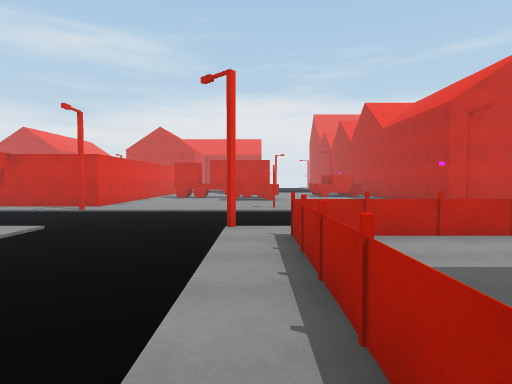
[1] (above)

24 first-person views from a walk through a scene from a Unity 3-D project. The camera is 1.5 m above the floor, tilts 2° down and sees 75° across. The floor is counted in squares, 2 m on a side. Each view is taken from the middle of a square. On the plan, view 1 faces up. The plan holds only what a view shows up to about 11 squares ahead; the rest is blank. The place goes on beyond the plan.

[2]
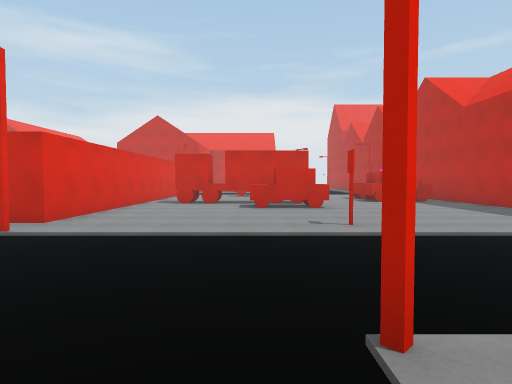

[3]
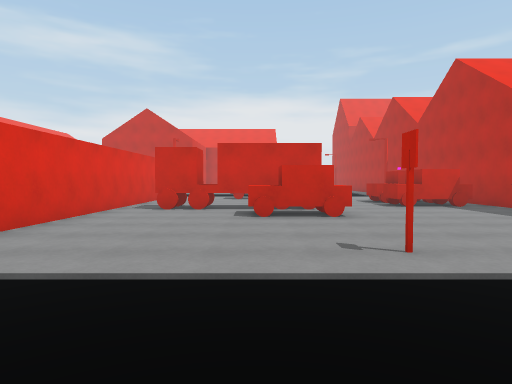

[4]
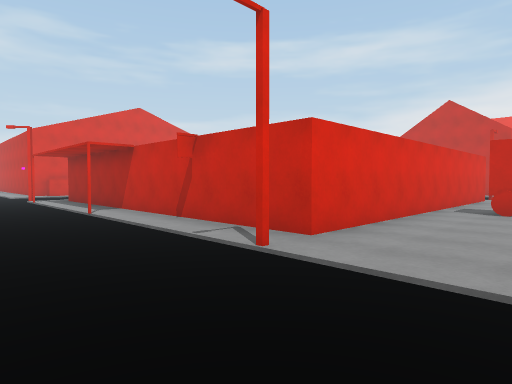

[5]
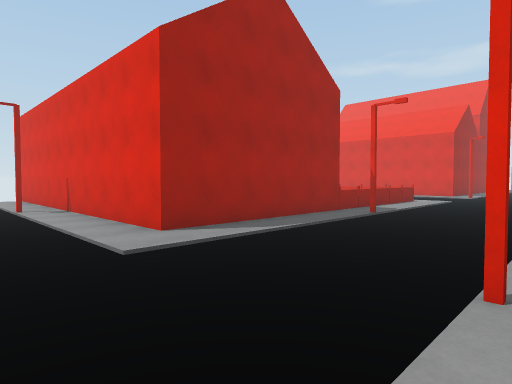

[6]
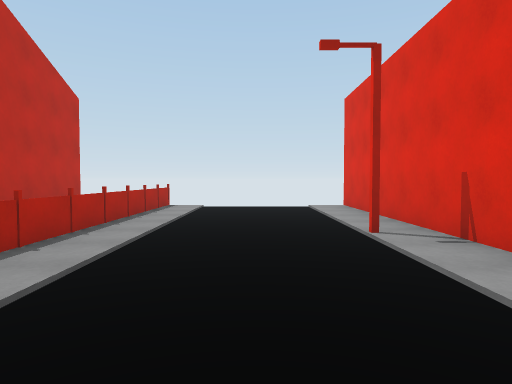

[7]
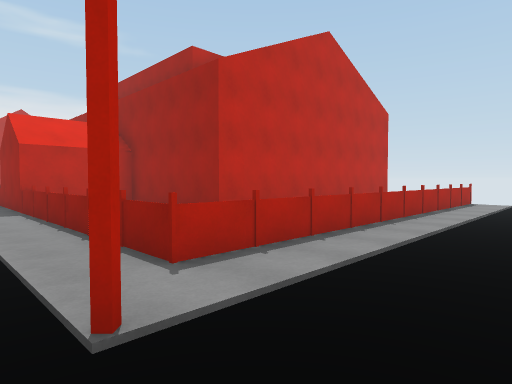

[8]
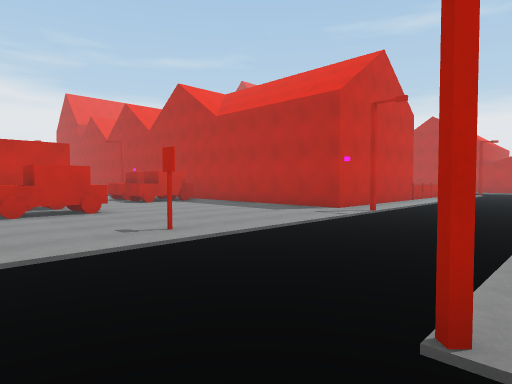

[9]
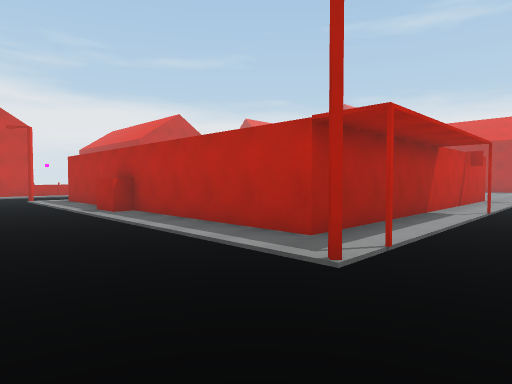

[10]
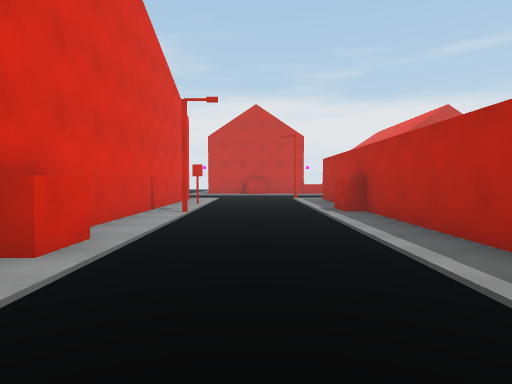

[11]
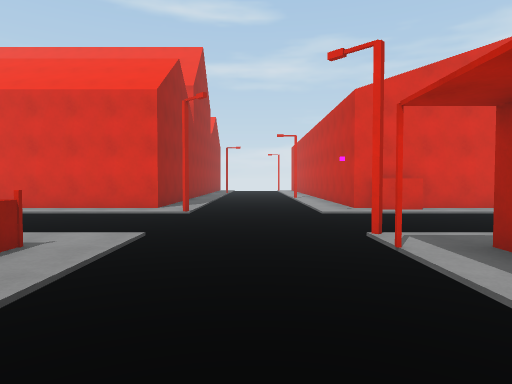

[12]
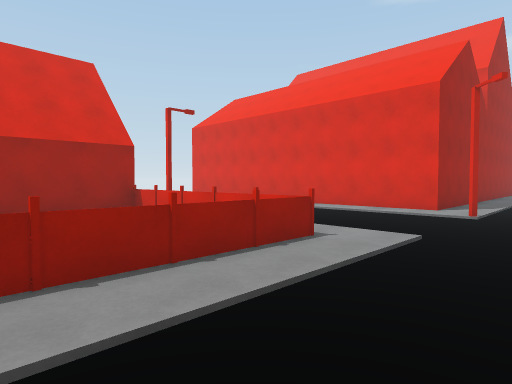

[13]
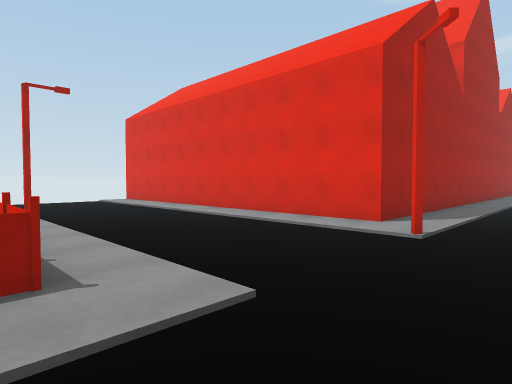

[14]
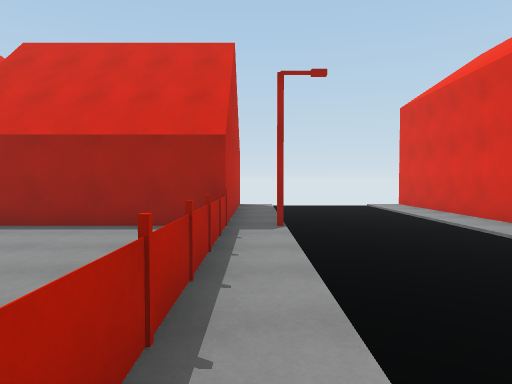

[15]
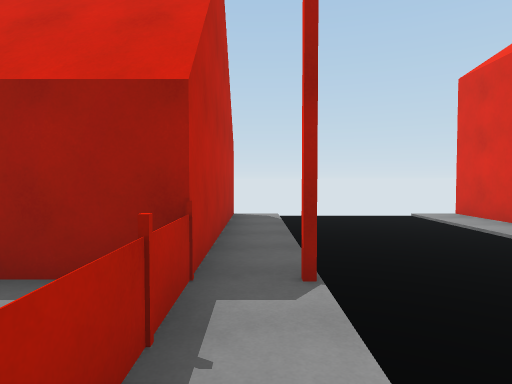

[16]
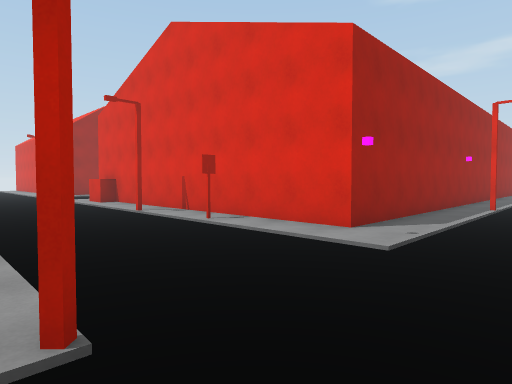

[17]
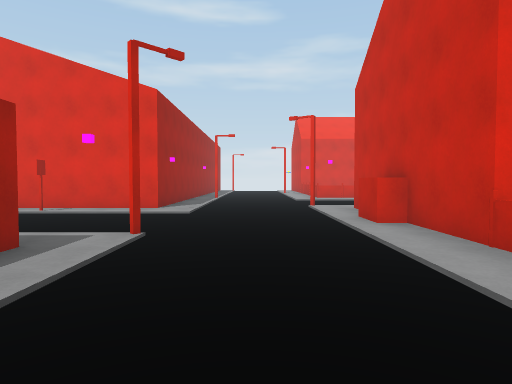

[18]
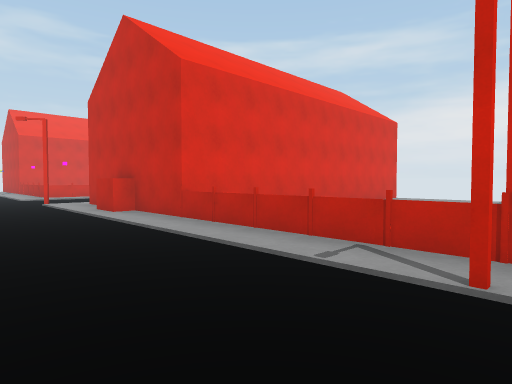

[19]
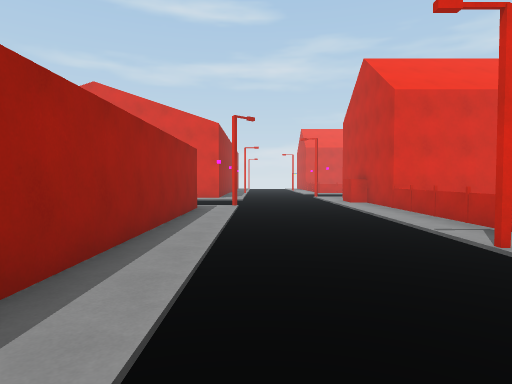

[20]
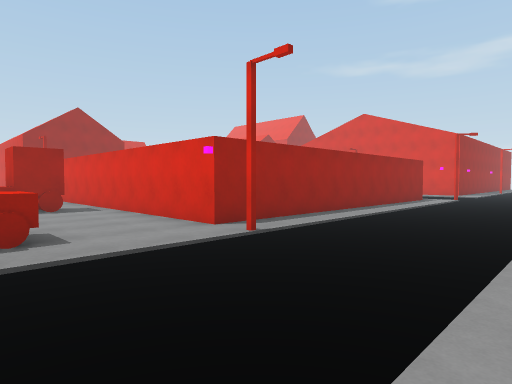

[21]
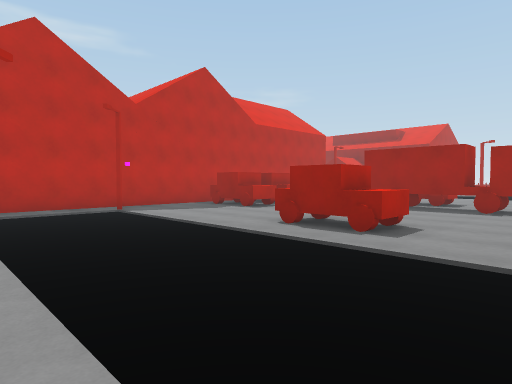

[22]
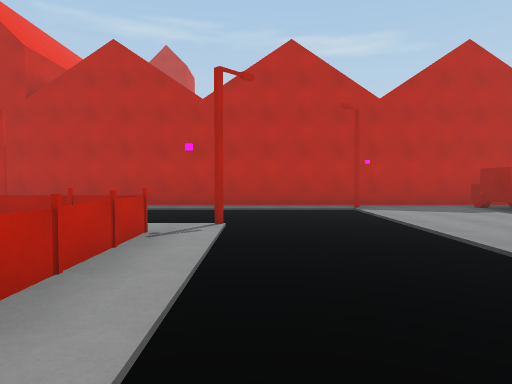

[23]
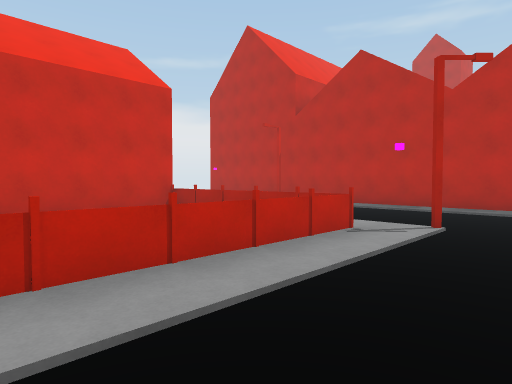

[24]
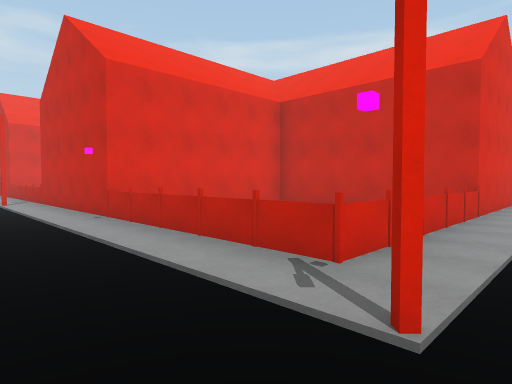

### Floor plan
Points are (right, up) in squares from view 1. A wall is a line through its corners. A room is listed if a view was taken in it or the views show most of it. See-through windows are left out.
Room 1 (views 1, 2, 3, 4, 5, 6, 7, 8, 9, 10, 11, 12, 13, 14, 15, 16, 17, 18, 19, 20, 21, 22, 23, 24)
walls: (6.5, 9.5) (5.5, 9.5) (5.5, 29.5); (-14.5, 19.5) (-4.5, 19.5) (-4.5, 9.5) (-14.5, 9.5) (-14.5, 19.1); (0.5, 29.5) (0.5, 24.5) (-19.5, 24.5); (0.5, -5.6) (0.5, 4.5) (6.5, 4.5); (-22.5, 19.5) (-19.5, 19.5) (-19.5, 9.5) (-22, 9.5); (-22.5, 4.5) (-19.5, 4.5) (-19.5, -5.5); (-14.5, -5.4) (-14.5, 4.5) (-4.5, 4.5) (-4.5, -5.5)
objects: streetlight (-20, 24); streetlight (-19, 5); red block (-19, 10) to (-19, 11); streetlight (-19, 14) to (-19, 15); other object (-19, 17); red block (-17, 24); streetlight (-15, -1) to (-15, 0); other object (-15, 8) to (-14, 9); streetlight (-15, 9); red block (-15, 15); streetlight (-15, 20); streetlight (-10, 5) to (-9, 5); other object (-10, 8) to (-9, 9); streetlight (-10, 24) to (-9, 24); streetlight (-5, 9) to (-4, 9); streetlight (-5, 20) to (-4, 20); streetlight (-4, -1) to (-4, 0); truck (-3, 14) to (0, 15); other object (-2, 19) to (0, 19); other object (-1, 13) to (0, 13); streetlight (0, 5); other object (1, 9); streetlight (1, 24); other object (3, 15) to (4, 16); other object (3, 17) to (4, 17); streetlight (5, 9) to (6, 9); streetlight (5, 20); streetlight (5, 29)

Where each view was taken, in squares from view 1:
view 1: 0 up, 0 right, facing up
view 2: 4 up, 1 left, facing up
view 3: 6 up, 1 left, facing up
view 4: 6 up, 2 left, facing up-left
view 5: 9 up, 2 left, facing down-left
view 6: 4 up, 2 left, facing down
view 7: 6 up, 2 left, facing down-right
view 8: 5 up, 2 left, facing up-right
view 9: 7 up, 18 left, facing up-right
view 10: 7 up, 17 left, facing up
view 11: 7 up, 11 left, facing left
view 12: 7 up, 11 left, facing down-left
view 13: 7 up, 14 left, facing down-left
view 14: 5 up, 15 left, facing down
view 15: 2 up, 15 left, facing down
view 16: 22 up, 15 left, facing down-left
view 17: 22 up, 11 left, facing left
view 18: 21 up, 9 left, facing up-left
view 19: 21 up, 6 left, facing left
view 20: 24 up, 1 left, facing down-left
view 21: 24 up, 4 left, facing down-right
view 22: 23 up, 4 left, facing right
view 23: 22 up, 4 left, facing up-right
view 24: 22 up, 2 right, facing up-left
